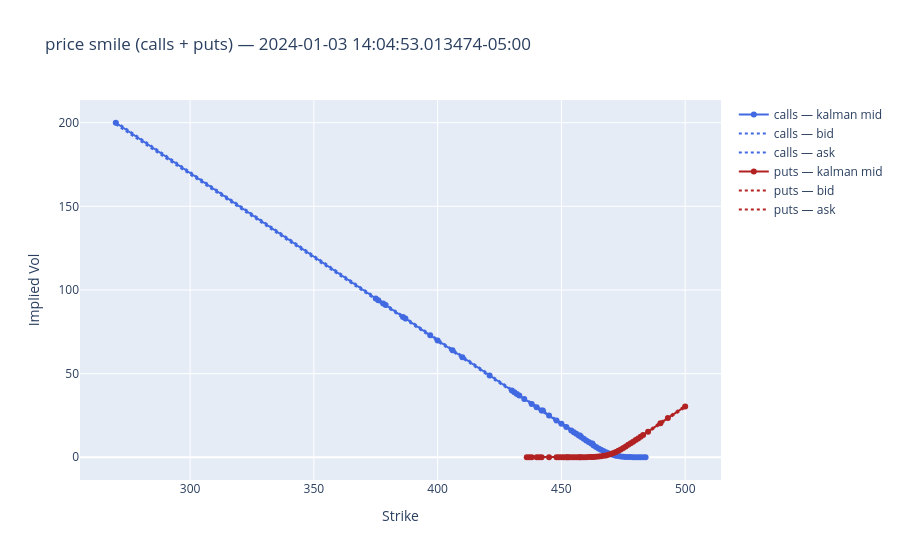

Notebook cell for this chart:
### Code cell
df_filtered_price = df_price_surface_wide.filter(
    pl.all_horizontal(pl.all().is_not_null()) & pl.all_horizontal(cs.float().is_not_nan())
)
df_price_surface_long = df_quote_result

strikes_all = sorted(df_price_surface_long["strike"].unique().to_list())
strikes_C = sorted(df_price_surface_long.filter(pl.col("is_call"))["strike"].unique().to_list())
strikes_P = sorted(df_price_surface_long.filter(~pl.col("is_call"))["strike"].unique().to_list())

_, expiry, _ = _u.parse_option_ticker(
    df_tickers.filter(pl.col("ticker").str.contains("C"))["ticker"][0]
)

row_idx = df_filtered_price.shape[0] // 2  # ← change this (0 to df_filtered.shape[0]-1)
snapshot_ts = df_filtered_price["ts_ns"][row_idx]
row = df_price_surface_wide.filter(pl.col("ts_ns") <= snapshot_ts).tail(1)

fig = go.Figure()

fig.add_trace(
    go.Scatter(
        x=strikes_C,
        y=[row[f"observed_price_{int(k)}_C"][0] for k in strikes_C],
        mode="lines+markers",
        name="calls — kalman mid",
        line=dict(color="royalblue"),
    )
)
fig.add_trace(
    go.Scatter(
        x=strikes_C,
        y=[row[f"bid_price_{int(k)}_C"][0] for k in strikes_C],
        mode="lines",
        name="calls — bid",
        line=dict(color="royalblue", dash="dot"),
    )
)
fig.add_trace(
    go.Scatter(
        x=strikes_C,
        y=[row[f"ask_price_{int(k)}_C"][0] for k in strikes_C],
        mode="lines",
        name="calls — ask",
        line=dict(color="royalblue", dash="dot"),
    )
)

fig.add_trace(
    go.Scatter(
        x=strikes_P,
        y=[row[f"observed_price_{int(k)}_P"][0] for k in strikes_P],
        mode="lines+markers",
        name="puts — kalman mid",
        line=dict(color="firebrick"),
    )
)
fig.add_trace(
    go.Scatter(
        x=strikes_P,
        y=[row[f"bid_price_{int(k)}_P"][0] for k in strikes_P],
        mode="lines",
        name="puts — bid",
        line=dict(color="firebrick", dash="dot"),
    )
)
fig.add_trace(
    go.Scatter(
        x=strikes_P,
        y=[row[f"ask_price_{int(k)}_P"][0] for k in strikes_P],
        mode="lines",
        name="puts — ask",
        line=dict(color="firebrick", dash="dot"),
    )
)

fig.update_layout(
    title=f"price smile (calls + puts) — {snapshot_ts}",
    xaxis_title="Strike",
    yaxis_title="Implied Vol",
)
fig.show()

### Figure 1 — Plotly figure (JSON) as saved in the notebook; plotly's stock layout.template omitted (floating-point values rounded to 4 significant figures)
{"data": [{"line": {"color": "royalblue"}, "mode": "lines+markers", "name": "calls — kalman mid", "type": "scatter", "x": [270, 375, 376, 378, 379, 386, 387, 397, 400, 406, 410, 421, 430, 431, 432, 433, 435, 438, 440, 442, 442.5, 445, 448, 450, 452, 454, 455, 456, 457, 457.5, 458, 459, 460, 461, 462, 462.5, 463, 464, 465, 466, 467, 468, 469, 470, 471, 472, 473, 474, 475, 476, 477, 478, 479, 480, 481, 482, 483, 484], "y": [199.9, 94.85, 93.91, 91.85, 90.95, 83.87, 82.93, 72.88, 69.84, 63.95, 59.85, 48.95, 39.85, 38.9, 37.89, 36.9, 34.87, 31.88, 29.9, 27.95, 27.95, 24.93, 21.96, 20.03, 18.06, 15.98, 15.01, 14.0, 13.03, 13.03, 12.07, 11.06, 10.07, 9.143, 8.189, 8.189, 7.06, 6.155, 5.28, 4.46, 3.69, 2.99, 2.365, 1.81, 1.36, 0.99, 0.705, 0.485, 0.325, 0.2253, 0.145, 0.105, 0.065, 0.05501, 0.03512, 0.02544, 0.025, 0.025]}, {"line": {"color": "royalblue", "dash": "dot"}, "mode": "lines", "name": "calls — bid", "type": "scatter", "x": [270, 375, 376, 378, 379, 386, 387, 397, 400, 406, 410, 421, 430, 431, 432, 433, 435, 438, 440, 442, 442.5, 445, 448, 450, 452, 454, 455, 456, 457, 457.5, 458, 459, 460, 461, 462, 462.5, 463, 464, 465, 466, 467, 468, 469, 470, 471, 472, 473, 474, 475, 476, 477, 478, 479, 480, 481, 482, 483, 484], "y": [199.0, 94.3, 93.29, 91.3, 90.28, 83.31, 82.31, 72.33, 69.32, 63.31, 59.34, 48.3, 39.36, 38.29, 37.35, 36.35, 34.37, 31.29, 29.37, 27.36, 27.36, 24.37, 21.49, 19.61, 17.61, 15.47, 14.53, 13.52, 12.58, 12.58, 11.65, 10.64, 9.61, 8.73, 7.8, 7.8, 6.99, 6.09, 5.22, 4.42, 3.66, 2.97, 2.35, 1.8, 1.35, 0.98, 0.7, 0.48, 0.32, 0.22, 0.14, 0.1, 0.06, 0.05, 0.03, 0.02, 0.02, 0.02]}, {"line": {"color": "royalblue", "dash": "dot"}, "mode": "lines", "name": "calls — ask", "type": "scatter", "x": [270, 375, 376, 378, 379, 386, 387, 397, 400, 406, 410, 421, 430, 431, 432, 433, 435, 438, 440, 442, 442.5, 445, 448, 450, 452, 454, 455, 456, 457, 457.5, 458, 459, 460, 461, 462, 462.5, 463, 464, 465, 466, 467, 468, 469, 470, 471, 472, 473, 474, 475, 476, 477, 478, 479, 480, 481, 482, 483, 484], "y": [200.5, 95.38, 94.46, 92.36, 91.48, 84.34, 83.46, 73.42, 70.4, 64.51, 60.41, 49.47, 40.42, 39.44, 38.44, 37.51, 35.46, 32.46, 30.45, 28.43, 28.43, 25.55, 22.46, 20.46, 18.51, 16.49, 15.49, 14.49, 13.48, 13.48, 12.5, 11.48, 10.53, 9.56, 8.6, 8.6, 7.13, 6.22, 5.34, 4.5, 3.72, 3.01, 2.38, 1.82, 1.37, 1, 0.71, 0.49, 0.33, 0.23, 0.15, 0.11, 0.07, 0.06, 0.04, 0.03, 0.03, 0.03]}, {"line": {"color": "firebrick"}, "mode": "lines+markers", "name": "puts — kalman mid", "type": "scatter", "x": [436, 437, 438, 440, 441, 442, 445, 448, 449, 450, 451, 452, 452.5, 453, 454, 455, 456, 457, 457.5, 458, 459, 460, 461, 462, 462.5, 463, 464, 465, 466, 467, 468, 469, 470, 471, 472, 473, 474, 475, 476, 477, 478, 479, 480, 481, 482, 483, 485, 490, 493, 500], "y": [0.02531, 0.02531, 0.02528, 0.02522, 0.0252, 0.02516, 0.0251, 0.02506, 0.02505, 0.02504, 0.02503, 0.02502, 0.02502, 0.02502, 0.035, 0.03538, 0.0353, 0.04509, 0.04509, 0.05502, 0.06501, 0.08524, 0.105, 0.155, 0.155, 0.2252, 0.315, 0.445, 0.6152, 0.855, 1.145, 1.525, 1.985, 2.53, 3.165, 3.875, 4.68, 5.57, 6.505, 7.485, 8.436, 9.302, 10.3, 11.27, 12.28, 13.28, 15.32, 20.39, 23.42, 30.41]}, {"line": {"color": "firebrick", "dash": "dot"}, "mode": "lines", "name": "puts — bid", "type": "scatter", "x": [436, 437, 438, 440, 441, 442, 445, 448, 449, 450, 451, 452, 452.5, 453, 454, 455, 456, 457, 457.5, 458, 459, 460, 461, 462, 462.5, 463, 464, 465, 466, 467, 468, 469, 470, 471, 472, 473, 474, 475, 476, 477, 478, 479, 480, 481, 482, 483, 485, 490, 493, 500], "y": [0.02, 0.02, 0.02, 0.02, 0.02, 0.02, 0.02, 0.02, 0.02, 0.02, 0.02, 0.02, 0.02, 0.02, 0.03, 0.03, 0.03, 0.04, 0.04, 0.05, 0.06, 0.08, 0.1, 0.15, 0.15, 0.22, 0.31, 0.44, 0.61, 0.85, 1.14, 1.52, 1.98, 2.52, 3.14, 3.84, 4.63, 5.5, 6.43, 7.4, 8.16, 8.86, 9.88, 10.87, 11.85, 12.86, 14.89, 19.83, 22.86, 29.86]}, {"line": {"color": "firebrick", "dash": "dot"}, "mode": "lines", "name": "puts — ask", "type": "scatter", "x": [436, 437, 438, 440, 441, 442, 445, 448, 449, 450, 451, 452, 452.5, 453, 454, 455, 456, 457, 457.5, 458, 459, 460, 461, 462, 462.5, 463, 464, 465, 466, 467, 468, 469, 470, 471, 472, 473, 474, 475, 476, 477, 478, 479, 480, 481, 482, 483, 485, 490, 493, 500], "y": [0.03, 0.03, 0.03, 0.03, 0.03, 0.03, 0.03, 0.03, 0.03, 0.03, 0.03, 0.03, 0.03, 0.03, 0.04, 0.04, 0.04, 0.05, 0.05, 0.06, 0.07, 0.09, 0.11, 0.16, 0.16, 0.23, 0.32, 0.45, 0.62, 0.86, 1.15, 1.53, 1.99, 2.54, 3.19, 3.91, 4.73, 5.64, 6.58, 7.57, 8.71, 9.74, 10.71, 11.66, 12.7, 13.7, 15.73, 20.94, 23.95, 30.95]}], "layout": {"title": {"text": "price smile (calls + puts) — 2024-01-03 14:04:53.013474-05:00"}, "xaxis": {"title": {"text": "Strike"}}, "yaxis": {"title": {"text": "Implied Vol"}}}}
